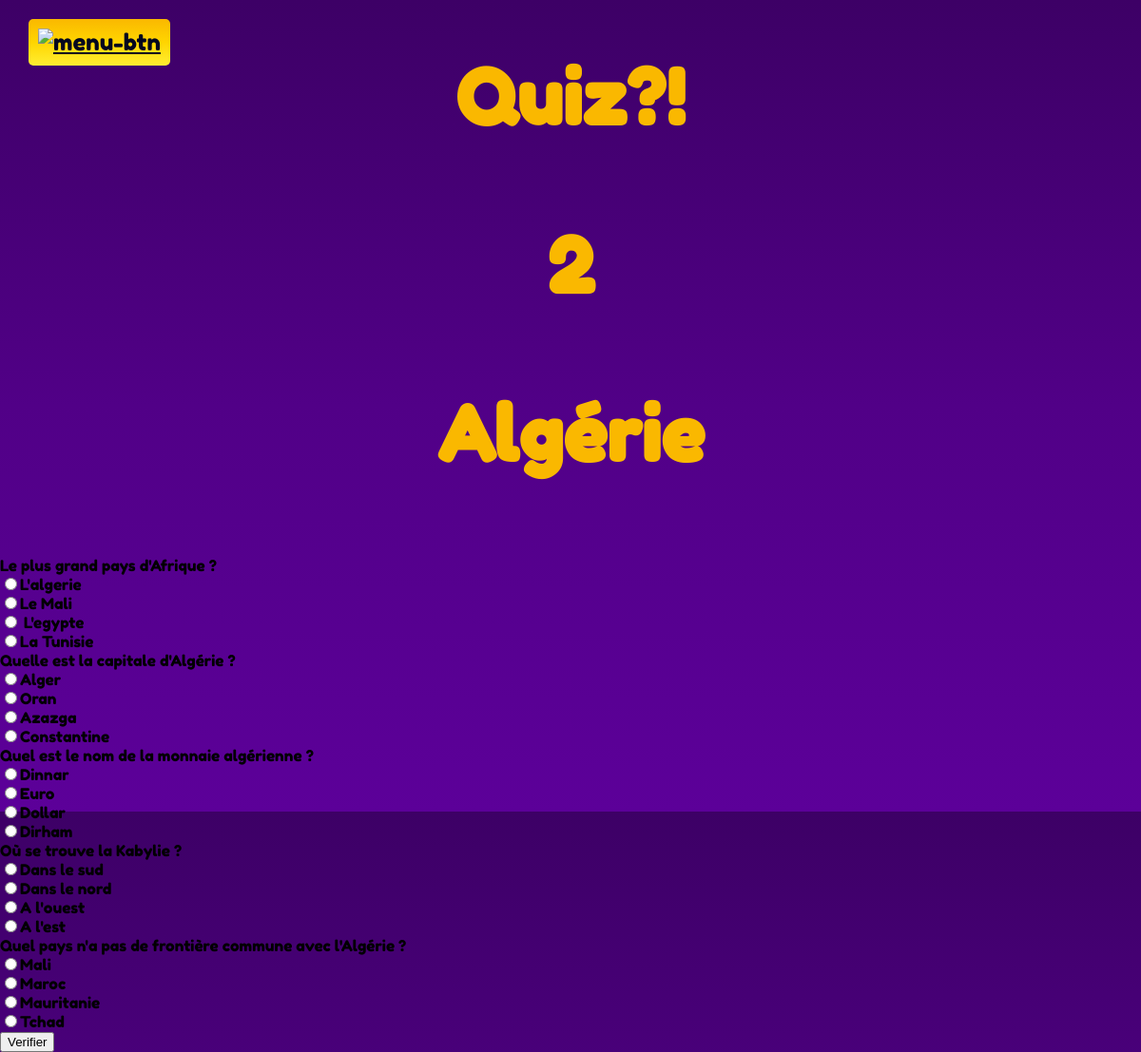
The page /style2.php?id=2 on the database its author committed.
### tables this page shows
CREATE TABLE IF NOT EXISTS `quizz` (
  `id` int(11) NOT NULL AUTO_INCREMENT,
  `Titre` varchar(250) DEFAULT NULL,
  `difficulte` int(11) DEFAULT NULL,
  `date_creation` date DEFAULT NULL,
  PRIMARY KEY (`id`)
);

CREATE TABLE IF NOT EXISTS `question` (
  `id` int(11) NOT NULL AUTO_INCREMENT,
  `intituleQuestion` varchar(250) DEFAULT NULL,
  `difficulte` int(11) DEFAULT NULL,
  `date_creation` date DEFAULT NULL,
  `quizz_id` int(11) DEFAULT NULL,
  PRIMARY KEY (`id`)
);

CREATE TABLE IF NOT EXISTS `choix` (
  `id` int(11) NOT NULL AUTO_INCREMENT,
  `reponse` varchar(250) DEFAULT NULL,
  `BonneReponse` tinyint(1) DEFAULT NULL,
  `question_id` int(11) DEFAULT NULL,
  PRIMARY KEY (`id`)
);

### style2.php (the view, shortened to what this page needs)
<!DOCTYPE html>
<html lang="en">
<head>
    <link rel="stylesheet"  href="style2.css">
</head>
<body>
    <h1>Quiz?!</h1>
    <header>
        <a href="accueil.php" button class="menu-btn"><img src="https://www.svgrepo.com/show/498963/home.svg" alt="menu-btn" width="40px" height="30px"></a></button></header>
    <form method="POST" action="validationquizz.php">
        <?php
            require("bdconnexion.php");
            $idQuizz = $_GET["id"];
            echo "<h1>" . $idQuizz . "</h1>";
            $sqlQuizz = "select titre from quizz where id = " . $idQuizz;
            $resultQuizz = mysqli_query($connect, $sqlQuizz);
            $dataQuizz = mysqli_fetch_assoc($resultQuizz);
            $titre = $dataQuizz['titre'];
            echo "<h1>" . $titre . "</h1>";
            $sqlQuestions = "select * from question where quizz_id = " . $idQuizz;
            $resultQuestions = mysqli_query($connect, $sqlQuestions);
            if ($resultQuestions != null) {
            $numQuestion = 1;
            while($row = mysqli_fetch_assoc($resultQuestions)) {
                echo $row["intituleQuestion"]   ;
                echo "<br>";
                $sqlChoix = "select * from choix where question_id = " . $row["id"] ;
                $resultChoix = mysqli_query($connect, $sqlChoix);
                if ($resultChoix != null) {
                    while($row = mysqli_fetch_assoc($resultChoix)) {
                        echo "<input type='radio' name='choixQuestion". $numQuestion ."' value='".$row["id"]."' >";
                        echo $row["reponse"]   ;
                        echo "<br>";
                    }
                }
                $numQuestion++;
            }
        }
        ?>
        <input type="submit" value="Verifier">
    </form>
</body>
</html>

### style2.css (style rules this page uses)
body { font-family: 'Fredoka One', 'cursive'; background:linear-gradient(#3D0066,#510087,#5C0099); margin: 0; padding: 0; height: 100vh; }
h1 { font-size: 80px; color: #fab800; margin-bottom: 80px; display: flex; justify-content: center; align-items: center; }
.menu-btn { position: fixed; top: 20px; left: 30px; z-index: 4; font-size: 24px; background: linear-gradient(#fab800,#FFD500,#FFEE32); color: #03071E; padding: 10px; border: none; border-radius: 5px; cursor: pointer; }

### rows shown on the page
quizz: Titre "Algérie"
question: intituleQuestion "Le plus grand pays d'Afrique ?"
choix: reponse "L'algerie"
choix: reponse "Le Mali"
choix: reponse "L'egypte"
choix: reponse "La Tunisie"
question: intituleQuestion "Quelle est la capitale d'Algérie ?"
choix: reponse "Alger"
choix: reponse "Oran"
choix: reponse "Azazga"
choix: reponse "Constantine"
question: intituleQuestion "Quel est le nom de la monnaie algérienne ?"
choix: reponse "Dinnar"
choix: reponse "Euro"
choix: reponse "Dollar"
choix: reponse "Dirham"
question: intituleQuestion "Où se trouve la Kabylie ?"
choix: reponse "Dans le sud"
choix: reponse "Dans le nord"
choix: reponse "A l'ouest"
choix: reponse "A l'est"
question: intituleQuestion "Quel pays n'a pas de frontière commune avec l'Algérie ?"
choix: reponse "Mali"
choix: reponse "Maroc"
choix: reponse "Mauritanie"
choix: reponse "Tchad"

### other values the page prints
$idQuizz "2"
